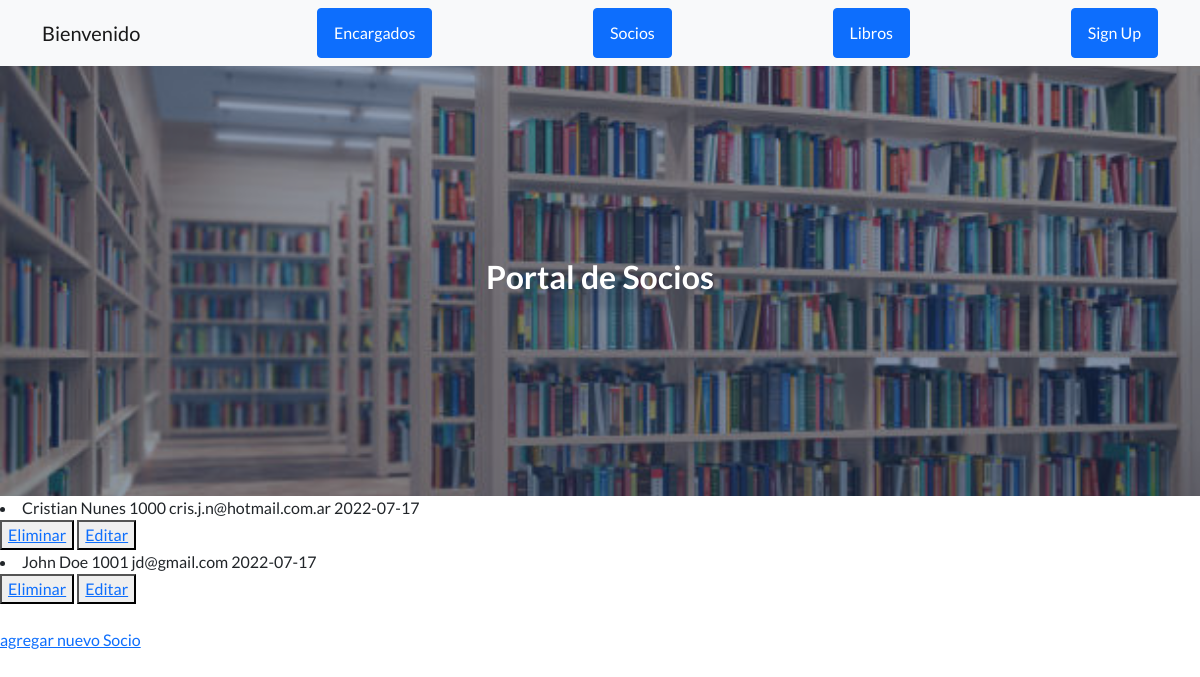
The page /app_biblioteca/leer_socios/ on the database as committed earlier.
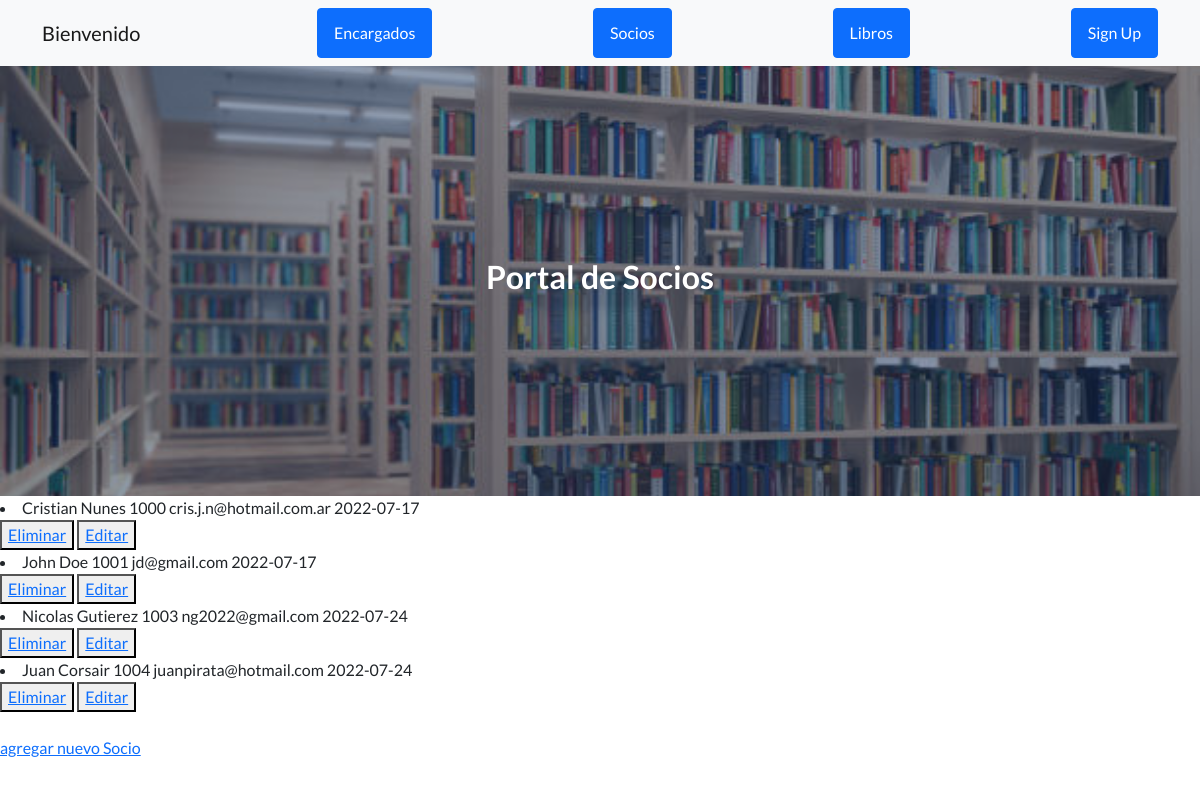
The same page on the database as committed later.
### app_biblioteca/models.py (models this page shows)
class Socio(models.Model):
    nombre=models.CharField(max_length=50)
    apellido=models.CharField(max_length=50)
    num_socio=models.IntegerField()
    email=models.EmailField()
    fecha_alta=models.DateField()
    def __str__(self):
        return self.nombre+' '+self.apellido+' '+str(self.num_socio)+' '+self.email+' '+str(self.fecha_alta)

### app_biblioteca/views.py (the view)
# urls.py: path('leer_socios/', leer_socios, name = 'leer_socios'),
def leer_socios(request):
    socios = Socio.objects.all()
    return render(request, 'app_biblioteca/leer_socios.html',{'socios':socios})

### app_biblioteca/templates/app_biblioteca/leer_socios.html (shortened to what this page needs)
{% extends 'app_biblioteca/inicio.html' %}
{% load static %}
{% block titulo %}
<h2>Portal de Socios</h2>
{% endblock %}
{% block contenido_que_cambia %}
    {% for socio in socios %}
        <li>{{ socio }}</li>
        <button>
            <a href="{% url 'eliminar_socio' socio.num_socio %}">Eliminar</a>
        </button>
        <button>
            <a href="{% url 'editar_socio' socio.num_socio %}">Editar</a>
        </button>
    {% endfor %}
    <br>
<a href="{% url 'ingreso_socios' %}">agregar nuevo Socio</a>
</body>
{% endblock %}

Rows that differ between the two databases and show on the page:
added Socio: nombre+apellido+num_socio "Nicolas Gutierez 1003 ng2022@gmail.com 2022-07-24"
added Socio: nombre+apellido+num_socio "Juan Corsair 1004 juanpirata@hotmail.com 2022-07-24"
